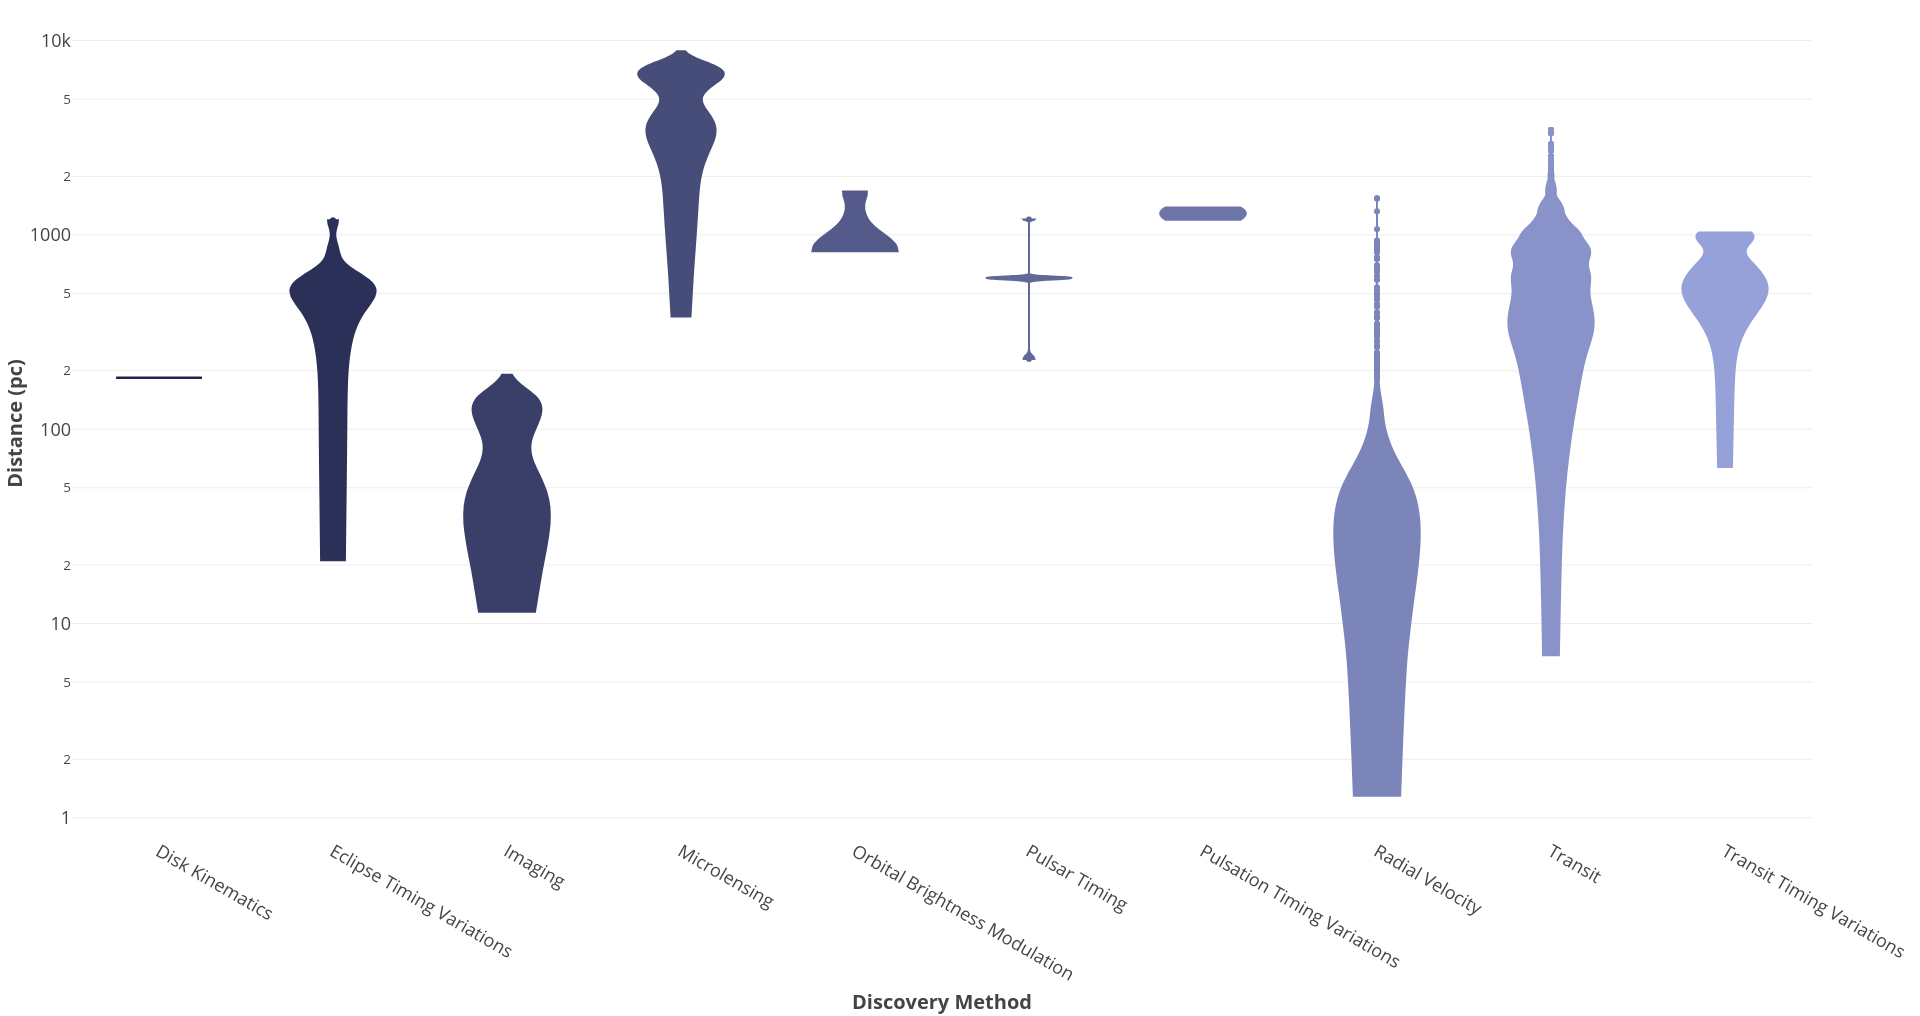

This chart was generated by the following R code:

# Paths:
path_data = "data/"
path_lib = "renv/library/R-4.1/x86_64-pc-linux-gnu/"

# Packages:
require(dplyr, lib = path_lib)
require(readr, lib = path_lib)
require(RColorBrewer, lib = path_lib)
require(plotly, lib = path_lib)

# Dataset:
df = readr::read_csv(paste0(path_data, "nasa_exoplanets.csv")) %>%
         as.data.frame()
attr(df, "spec") = NULL
df_varnames = readr::read_csv(paste0(path_data, "nasa_exoplanets_var_names.csv")) %>%
                  as.data.frame()
attr(df_varnames, "spec") = NULL

# Variables:
cat_var = "discoverymethod"
cat_var_name = (df_varnames %>%
                    dplyr::filter(var == cat_var))$var_name
num_var = "sy_dist"
num_var_name = (df_varnames %>%
                    dplyr::filter(var == num_var))$var_name

# Adapt the data:
df_plot = df %>%
              dplyr::select(cat_var,
                            num_var)
df_plot[which(is.na(df_plot[, cat_var])), cat_var] = "NA"

# Levels order:
sorted_levels = sort(unique(df_plot[, cat_var]))
df_plot[, cat_var] = factor(x = df_plot[, cat_var],
                            levels = sorted_levels)

# Plot:
my_palette = colorRampPalette(c("#111539", "#97A1D9"))
n_levels = length(unique(df_plot[, cat_var]))
p = plot_ly(
        data = df_plot,
        type = "violin",
        y = ~eval(parse(text = num_var)),
        color = ~eval(parse(text = cat_var)),
        colors = my_palette(n_levels),
        spanmode = "hard",
        alpha = 1
    ) %>%
    layout(
        xaxis = list(
            title = paste0("<b>", cat_var_name, "</b>"),
            titlefont = list(
                size = 20
            ),
            tickfont = list(
                size = 18
            ),
            categoryorder = "array"
        ),
        yaxis = list(
            title = paste0("<b>", num_var_name, "</b>"),
            titlefont = list(
                size = 20
            ),
            tickfont = list(
                size = 18
            ),
            type = "log"
        ),
        margin = list(
            l = 10,
            r = 10,
            t = 10,
            b = 10
        ),
        hoverlabel = list(
            font = list(
                size = 16
            )
        ),
        showlegend = FALSE
    )

p
